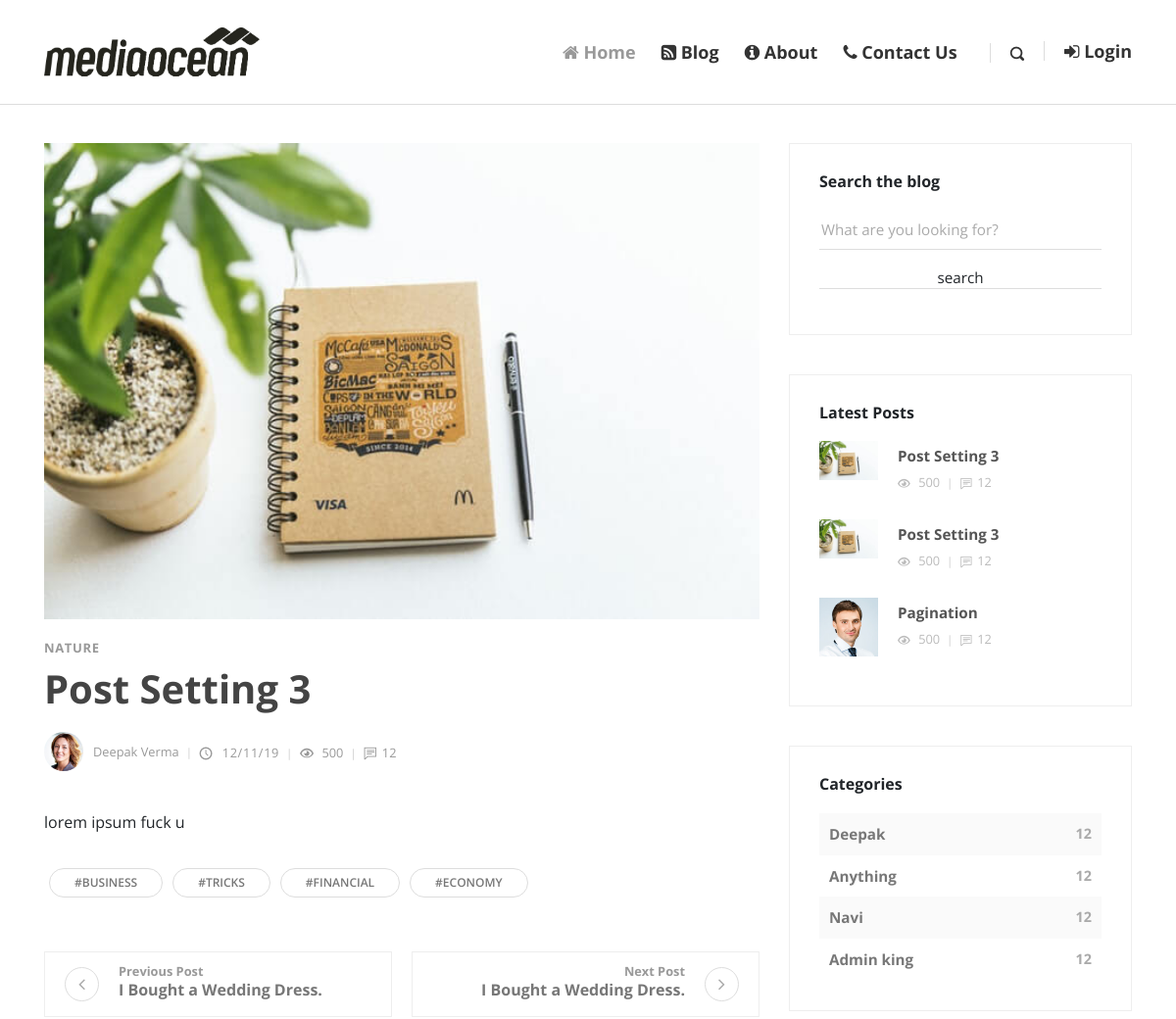
The page /post.php?post_id=5 (upper part) on the database as committed earlier.
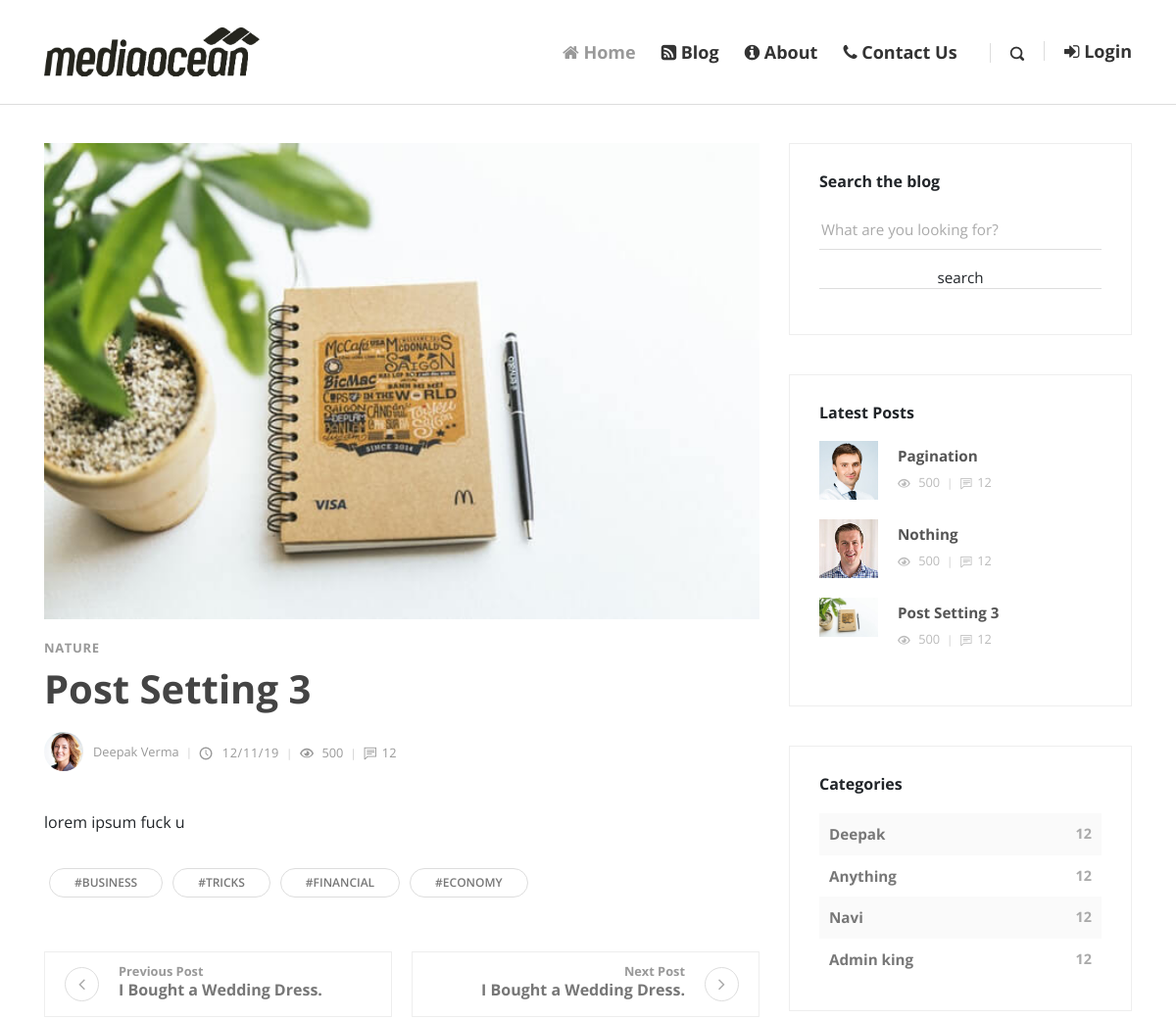
The same page on the database as committed later.
### tables this page shows
CREATE TABLE `posts` (
  `id` int(11) NOT NULL,
  `date` varchar(100) NOT NULL,
  `title` varchar(255) NOT NULL,
  `author` varchar(255) NOT NULL,
  `author_image` varchar(255) NOT NULL,
  `image` varchar(255) NOT NULL,
  `categories` varchar(255) NOT NULL,
  `tags` varchar(255) NOT NULL,
  `post_data` text NOT NULL,
  `views` int(11) NOT NULL,
  `status` varchar(255) NOT NULL
);

CREATE TABLE `categories` (
  `id` int(11) NOT NULL,
  `category` varchar(255) NOT NULL
);

### post.php (the view, shortened to what the changed rows need)
<?php require_once('inc/db.php'); ?>
<?php
if (isset($_GET['post_id'])) {
  $post_id = $_GET['post_id'];
  $views_query = "UPDATE `posts` SET `views` = views +1  WHERE `posts`.`id` = $post_id";
  mysqli_query($con,$views_query);
  $query = "SELECT * FROM  posts WHERE status = 'publish' and id = $post_id";
  $run = mysqli_query($con,$query);
  if (mysqli_num_rows($run)> 0) {
    $row = mysqli_fetch_array($run);
    $date = date($row['date']);
    $title = $row['title'];
    $author = $row['author'];
    $author_image = $row['author_image'];
    $image = $row['image'];
    $categories = $row['categories'];
    $post_data = $row['post_data'];
  }
  else{
    header('Location: blog.php');
  }
}
?>
<!DOCTYPE html>
<html>
  <head>
    <?php require_once('inc/top.php');?>
  </head>
  <body>
    <br><br><br><br>
    <div class="container">
      <div class="row">
        <main class="post blog-post col-lg-8">
          <div class="container">
            <div class="post-single">
              <div class="post-thumbnail"><img src="img/<?php echo $image;?>" alt="..." class="img-fluid"></div>
              <div class="post-details">
                <div class="post-meta d-flex justify-content-between">
                  <div class="category"><a href="post.php"><?php echo ucfirst($categories);?></a></div>
                </div>
                <h1><?php echo $title; ?><a href="post.php"><i class="fa fa-bookmark-o"></i></a></h1>
                <div class="post-footer d-flex align-items-center flex-column flex-sm-row"><a href="#" class="author d-flex align-items-center flex-wrap">
                    <div class="avatar"><img src="img/<?php echo $author_image;?>" alt="..." class="img-fluid"></div>
                    <div class="title"><span><?php echo ucfirst($author); ?></span></div></a>
                  <div class="d-flex align-items-center flex-wrap">
                    <div class="date"><i class="icon-clock"></i> <?php echo $date; ?></div>
                    <div class="views"><i class="icon-eye"></i> 500</div>
                    <div class="comments meta-last"><i class="icon-comment"></i>12</div>
                  </div>
                </div>
                <div class="post-body">
                  <?php echo $post_data; ?>
                </div>
                <div class="post-tags"><a href="#" class="tag">#Business</a><a href="#" class="tag">#Tricks</a><a href="#" class="tag">#Financial</a><a href="#" class="tag">#Economy</a></div>
                <div class="posts-nav d-flex justify-content-between align-items-stretch flex-column flex-md-row"><a href="#" class="prev-post text-left d-flex align-items-center">
                    </a><a href="#" class="next-post text-right d-flex align-items-center justify-content-end">
                    <div class="icon next"><i class="fa fa-angle-right">   </i></div></a></div>
                </div>
              </div>
          </div>
        </main>
        <?php require_once('inc/sidebar.php');?>
      </div>
    </div>
  </body>
</html>

### inc/sidebar.php (shortened to what the changed rows need)
<?php
  require_once('db.php');
?>
<aside class="col-lg-4">
          <div class="widget latest-posts">
            <div class="blog-posts">
              <?php
               $query = "SELECT * FROM posts WHERE status = 'publish' ORDER BY id DESC LIMIT 3";
               $run = mysqli_query($con,$query);
               if (mysqli_num_rows($run) > 0) {
                 while ($row = mysqli_fetch_array($run)) {
                   $title = $row['title'];
                   $image = $row['image'];
                ?>
              <a href="#">
                <div class="item d-flex align-items-center">
                  <div class="image"><img src="img/<?php echo $image; ?>" alt="..." class="img-fluid"></div>
                  <div class="title"><strong><?php echo $title; ?></strong>
                    <div class="d-flex align-items-center">
                      <div class="views"><i class="icon-eye"></i> 500</div>
                      <div class="comments"><i class="icon-comment"></i>12</div>
                    </div>
                  </div>
                </div>
              </a>
              <?php
                }}
               ?>
            </div>
          </div>
          <div class="widget categories">
            <?php
            $query="SELECT * FROM categories";
            $run=mysqli_query($con,$query);
            if(mysqli_num_rows($run) > 0){
                while ($row = mysqli_fetch_array($run)) {
                      $category = ucfirst($row['category']);
                      $id = $row['id'];
                    echo "
                        <div class='item d-flex justify-content-between'><a href='blog.php?cat=".$id."'>$category</a><span>12</span></div>
                    ";
                }
            } else{
              echo "
                        <div class='item d-flex justify-content-between'><a href='#'>No Categories Yet</a><span>12</span></div>
                    ";
            }
            ?>
          </div>
        </aside>

Rows that differ between the two databases and show on the page:
removed posts: image (picture), title "Post Setting 3"
removed posts: image (picture), title "Post Setting 3"
now on one of the page's lists (row unchanged): posts: title "Post Setting 3"
now on this page (row edited): posts: image (picture), title "Nothing"
